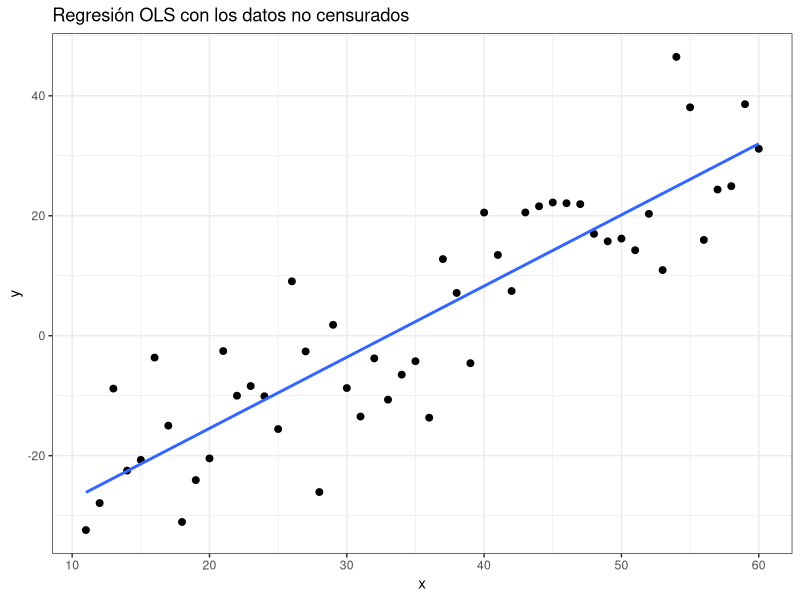
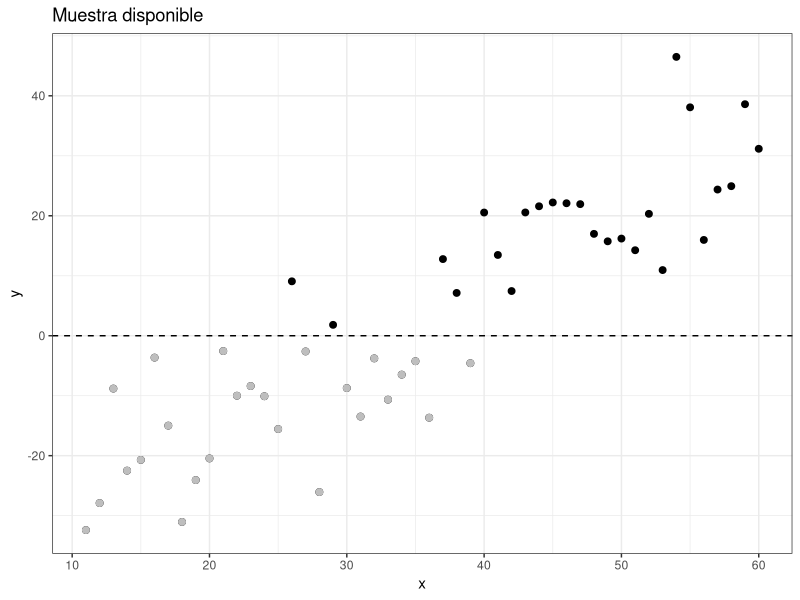
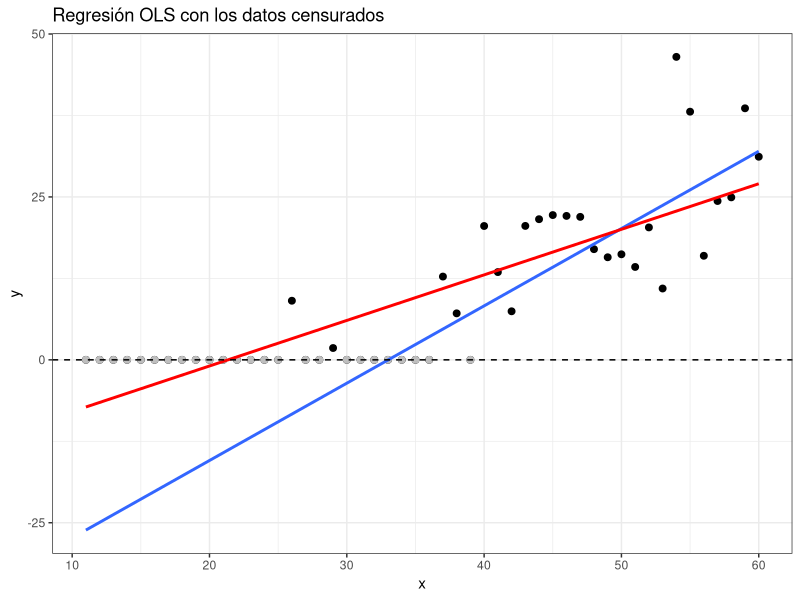

Write the R code that produced these figures, in order.
## ---- chunk 1
knitr::opts_chunk$set(echo = TRUE)
## ---- chunk 2
# Instalar paquetes si es necesario
# install.packages("ggplot2")
# install.packages("dplyr")
# install.packages("VGAM")

# Leer paquetes
library(ggplot2)
library(dplyr)
library(VGAM)
## ---- chunk 3

#Generación de datos
set.seed(123)
x<- seq(11,60,1)
u<-rnorm(length(x), 0,10)
y<- -40 + 1.2*x + u
db <- data.frame(x,y)
## ---- chunk 4
#Visualización de datos
ggplot(data = db, aes(x = x, y = y)) +
geom_point(size = 2) +
geom_smooth(method = "lm", se = FALSE) +
theme_bw() +
labs(title = "Regresión OLS con los datos no censurados")
## ---- chunk 5
ggplot(data = db, aes(x = x, y = y)) +
geom_point(size = 2) +
geom_point(data = filter(db, y < 0), size = 2, color = "grey") +
geom_hline(yintercept = 0, linetype = "dashed") +
theme_bw() +
labs(title = "Muestra disponible")
## ---- chunk 6
db_censurada <- db
db_censurada$y[db_censurada$y < 0] <- 0
ggplot(data = db_censurada, aes(x = x, y = y)) +
  geom_point(size = 2) +
  geom_point(data = filter(db_censurada, y == 0),
             size= 2, color = "gray") +
  geom_smooth(data = db,method = "lm", se = FALSE)+
  geom_smooth(data = db_censurada, method = "lm", se=FALSE, color = "red") +
  geom_hline(yintercept = 0, linetype = "dashed") +
  theme_bw() +
  labs(title = "Regresión OLS con los datos censurados")
## ---- chunk 7
modelo_tobit <- vglm(y ~ x, tobit(Lower = 0), data = db)
summary(modelo_tobit)
## ---- chunk 8
ctable <- coef(summary(modelo_tobit))
pvals <- 2 * pt(abs(ctable[, "z value"]), df.residual(modelo_tobit), lower.tail = FALSE)
cbind(ctable, pvals)
